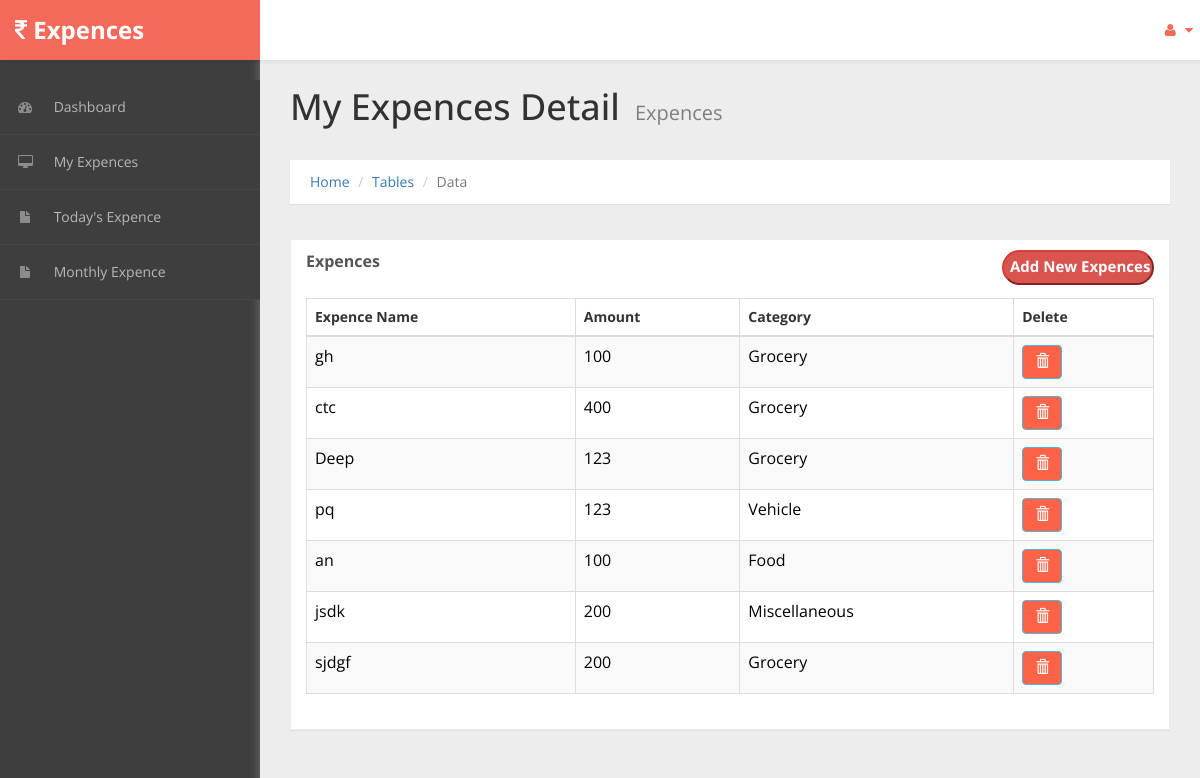
The page /ui-elements.php (signed in) on the database its author committed.
### tables this page shows
CREATE TABLE IF NOT EXISTS `expences` (
  `User_Id` int(11) NOT NULL,
  `Category_id` int(11) NOT NULL,
  `Amount` varchar(50) NOT NULL,
  `Day` int(11) NOT NULL,
  `Month` int(11) NOT NULL,
  `Name` text NOT NULL,
  `expences_id` int(11) NOT NULL AUTO_INCREMENT,
  PRIMARY KEY (`expences_id`)
);

CREATE TABLE IF NOT EXISTS `category` (
  `Category_id` int(11) NOT NULL AUTO_INCREMENT,
  `Category_name` varchar(50) NOT NULL,
  PRIMARY KEY (`Category_id`)
);

### database.php (called while the page is built, shortened)
<?php
class Database
{
	private static $host='localhost';
	private static $uname='root';
	private static $pwd='';
	private static $con=NULL;
	public static function connect()
	{
		self::$con=mysql_connect(self::$host,self::$uname,self::$pwd);
		return self::$con;
	 }
	public function listAll($email)
	{
		$con=database::connect();
		$res=mysql_query("SELECT u.*,c.*,e.* from user_tbl as u,expences as e,category as c where c.Category_id=e.Category_id and u.User_id=e.User_id and User_gmail='$email'",$con);
		return $res;
	}
}
?>

### ui-elements.php (the view, shortened to what this page needs)
<!DOCTYPE html>
<html xmlns="http://www.w3.org/1999/xhtml">
<head>
    <link href="assets/css/bootstrap.css" rel="stylesheet" />
    <link href="assets/css/font-awesome.css" rel="stylesheet" />
    <link href="assets/css/custom-styles.css" rel="stylesheet" />
</head>
<body>
    <div id="wrapper">
        <?php
            include('header.php');
        ?>
        <?php
            include('sidebar.php');
        ?>
       <div id="page-wrapper" >
          <div class="header">
                        <h1 class="page-header">
                            My Expences Detail<small>Expences</small>
                        </h1>
                        <ol class="breadcrumb">
                      <li><a href="home.php">Home</a></li>
                      <li><a href="#">Tables</a></li>
                      <li class="active">Data</li>
                    </ol>
        </div>
            <div id="page-inner">
            <div class="row">
                <div class="col-md-12">
                    <div class="panel panel-default">
                        <div class="panel-heading">
                             Expences
                             <a href="addExpences.php"><input style="height: 35px;
    width: 152px;
    border-radius: 20px;
    font-size: 15px;
    float: right;" type="button" value="Add New Expences" title="Add New Expences" class="btn-danger" title="Add New Expences"></a>
                        </div>
                        <div class="panel-body">
                            <div class="table-responsive">
                                <table class="table table-striped table-bordered table-hover" id="dataTables-example">
                                    <thead>
                                        <tr>
                                            <th>Expence Name</th>
                                            <th>Amount</th>
                                            <th>Category</th>
                                            <th>Delete</th>
                                        </tr>
                                    </thead>
                                    <tbody>
                                    <?php
                                        $obj=new Database();
                                        $res=$obj->listAll($email);
                                        while($row=mysql_fetch_assoc($res))
                                        {
                                            echo '<tr>';
                                            echo '<td><font size="3" color="black">'.$row["Name"].'</font>';
                                            echo '<td><font size="3" color="black">'.$row["Amount"].'</font>';
                                            echo '<td><font size="3" color="black">'.$row["Category_name"].'</font>';
                                            echo '<td><a href="expencedel.php?id='.$row["expences_id"].'"><button style="background-color: #FF6347" type="button" class="btn btn-info" aria-label="Left Align"><span class="glyphicon glyphicon-trash" aria-hidden="true"></span></button></a></td>';
                                            echo '</tr>';
                                        }
                                        ?>
                                    </tbody>
                                </table>
                            </div>
                        </div>
                    </div>
                </div>
            </div>
        </div>
        </div>
</body>
</html>

### assets/css/custom-styles.css (style rules this page uses)
body { font-family: 'Open Sans', sans-serif; background: #3E3E3E; }
#wrapper { width: 100%; }
#page-wrapper { padding: 15px 15px; min-height: 600px; background: #EDEDED; }
#page-inner { width:100%; margin:10px 20px 10px 0px; background-color:transparent; padding: 15px 30px; min-height:1200px; }
h1, .h1, h2, .h2, h3, .h3 { margin-top: 7px; margin-bottom: -5px; }
.panel { border-radius:0px; }
#page-wrapper { position: relative; top: 55px; box-shadow: 0 0 10px #757575; -moz-box-shadow: 0 0 10px #757575; -webkit-box-shadow: 0 0 10px #757575; }
.breadcrumb { padding: 12px 10px 12px 20px; margin-bottom: 20px; list-style: none; border-radius: 0; -webkit-box-shadow: 0 1px 1px rgba(0,0,0,.05); box-shadow: 0 1px 1px rgba(0,0,0,.05);background: #fff; }
.page-header { margin: 0;border-bottom: 1px solid transparent;text-align: left;background-color: rgb(237, 237, 237);padding: 32px 22px 32px 0;color: #323232; }
.panel-default { border-color: #ECECEC; }
.panel-default > .panel-heading { color: #555; border-color: #FFF; font-weight:bold;background: #FFFFFF; font-size: 16px; text-shadow: none; }
.panel-heading { border-bottom: 1px solid transparent; border-top-left-radius: 3px; border-top-right-radius: 3px; }
.header { margin: 0 30px; }
h1.page-header small { color: #7E7E7E; margin-left: 15px; font-size: 20px; }
@media (min-width:768px) { #page-wrapper { margin: 0 0 0 260px; padding: 0; min-height: 1200px; } }

### rows shown on the page
expences: Name "gh", Amount "100", Category.Category_name "Grocery"
expences: Name "ctc", Amount "400", Category.Category_name "Grocery"
expences: Name "Deep", Amount "123", Category.Category_name "Grocery"
expences: Name "pq", Amount "123", Category.Category_name "Vehicle"
expences: Name "an", Amount "100", Category.Category_name "Food"
expences: Name "jsdk", Amount "200", Category.Category_name "Miscellaneous"
expences: Name "sjdgf", Amount "200", Category.Category_name "Grocery"
